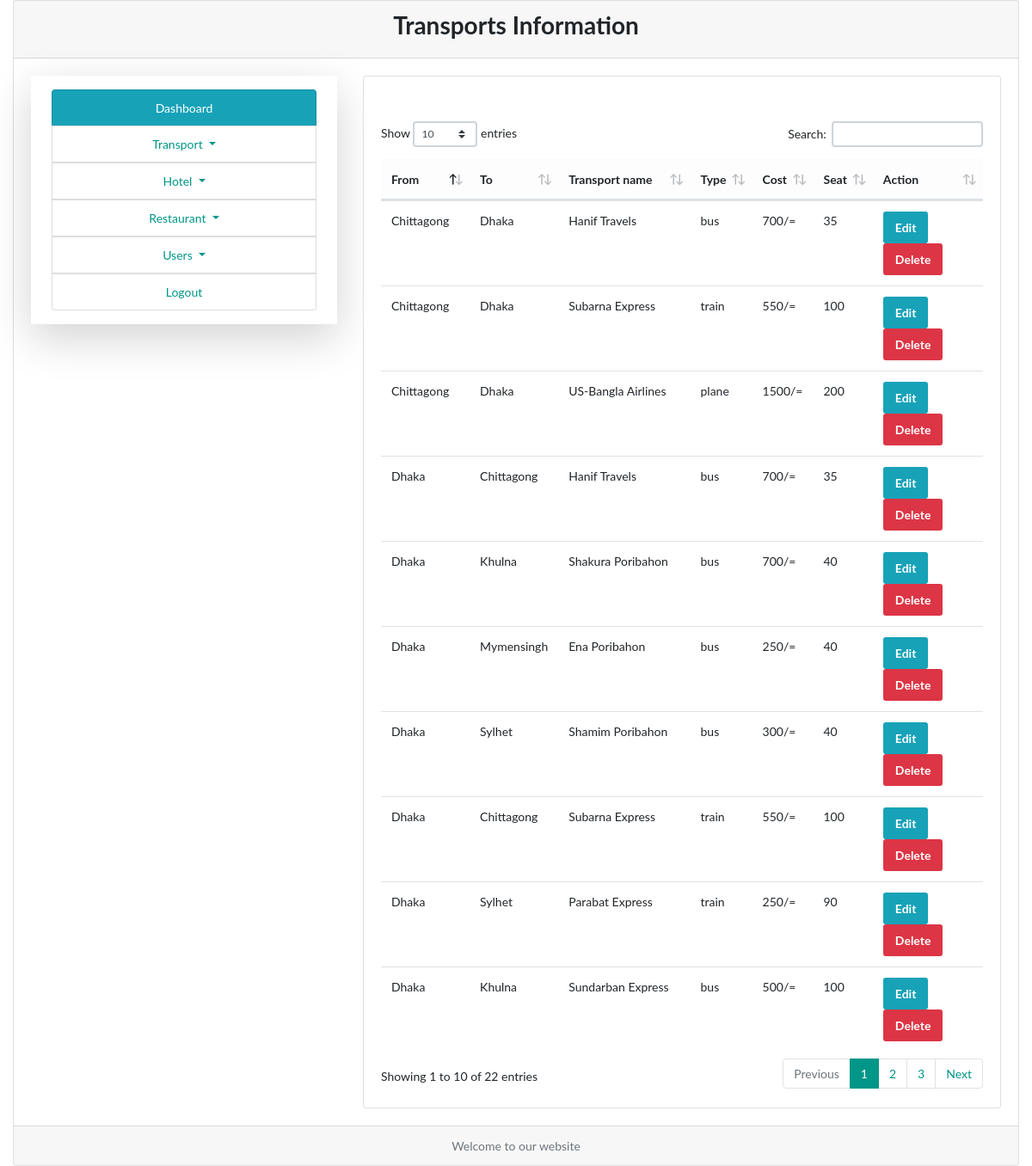
Page /all-transport.php (signed in) on the committed database.
### tables this page shows
CREATE TABLE `buss_info` (
  `id` int(99) NOT NULL,
  `bus_from` varchar(255) NOT NULL,
  `bus_to` varchar(254) NOT NULL,
  `bus_name` varchar(254) NOT NULL,
  `bus_type` varchar(99) NOT NULL,
  `cost` int(99) NOT NULL,
  `seat` int(99) NOT NULL
);

### all-transport.php (the view, shortened to what this page needs)
<?php
require_once 'functions.php';
?>
<!doctype html>
<html lang="en">
<head>
    <link rel="stylesheet" href="assets/css/datatables.min.css">
    <link rel="stylesheet" href="assets/css/main.css">
    <link rel="stylesheet" href="assets/css/style.css">
</head>
<body>
<div class="words-area">
    <div class="container-fluid">
        <div class="row">
            <div class="col-12">
                <div class="card text-center">
                    <div class="card-header ">
                        <h2>Transports Information</h2>
                    </div>
                    <div class="card-body">
                        <div class="row">
                            <div class="col-4">
                                <div class="bus-menu shadow-lg p-2">
                                    <nav class="navbar navbar-default">
                                        <ul class="nav navbar-nav">
                                            <li class="list-group-item bg-info">
                                                <a class="bg-info text-white" href="admin-dashboard.php">Dashboard</a>
                                            </li>
                                            <li class="dropdown">
                                                <a href="#" class="dropdown-toggle" data-toggle="dropdown" role="button"
                                                   aria-haspopup="true" aria-expanded="false">Transport </a>
                                            </li>
                                            <li class="dropdown">
                                                <a href="#" class="dropdown-toggle" data-toggle="dropdown" role="button"
                                                   aria-haspopup="true" aria-expanded="false">Hotel </a>
                                            </li>
                                            <li class="dropdown">
                                                <a href="#" class="dropdown-toggle" data-toggle="dropdown" role="button"
                                                   aria-haspopup="true" aria-expanded="false">Restaurant </a>
                                            </li>
                                            <li class="dropdown">
                                                <a href="#" class="dropdown-toggle" data-toggle="dropdown" role="button"
                                                   aria-haspopup="true" aria-expanded="false">Users </a>
                                            </li>
                                            <li class="list-group-item">
                                                <a href="logout.php">Logout</a>
                                            </li>
                                        </ul>
                                    </nav>
                                </div>
                            </div>
                            <div class="col-8">
                                <div class="card text-center">
                                    <div class="card-body text-left">
                                        <table class="table" id="bus_table">
                                            <thead class="table-light">
                                            <tr>
                                                <th scope="col">From</th>
                                                <th scope="col">To</th>
                                                <th scope="col">Transport name</th>
                                                <th scope="col">Type</th>
                                                <th scope="col">Cost</th>
                                                <th scope="col">Seat</th>
                                                <th scope="col">Action</th>
                                            </tr>
                                            </thead>
                                            <tbody>
                                            <?php
                                            $query = "SELECT * FROM buss_info";
                                            $result = mysqli_query($connection, $query);
                                            while ($data = mysqli_fetch_assoc($result)) {
                                                ?>
                                                <tr>
                                                    <td><?php echo $data['bus_from']; ?></td>
                                                    <td><?php echo $data['bus_to']; ?></td>
                                                    <td><?php echo $data['bus_name']; ?></td>
                                                    <td><?php echo $data['bus_type']; ?></td>
                                                    <td><?php echo $data['cost']; ?>/=</td>
                                                    <td><?php echo $data['seat']; ?></td>
                                                    <td>
                                                        <a href="edit-bus.php?edit-bus=<?php echo $data['id']; ?>"
                                                           class="btn btn-info">Edit</a>
                                                        <a onclick="return confirm('Are you sure want to delete ?')"
                                                           class="btn btn-danger"
                                                           href="?delete-bus=<?php echo $data['id']; ?>">Delete</a>
                                                    </td>
                                                </tr>
                                                <?php
                                            }
                                            ?>
                                            </tbody>
                                        </table>
                                    </div>
                                </div>
                            </div>
                        </div>
                    </div>
                    <div class="card-footer text-muted">
                        Welcome to our website
                    </div>
                </div>
            </div>
        </div>
    </div>
</div>
</body>
</html>

### assets/css/style.css (style rules this page uses)
.bus-menu ul li { padding: 10px; }
.bus-menu ul { width: 350px; }
li.dropdown { border: 1px solid #ddd; }
ul.nav.navbar-nav li { padding: 0px !important; }
ul.nav.navbar-nav li a { display: block; padding: 10px; }

### rows in the picture
buss_info: bus_from "Dhaka", bus_to "Chittagong", bus_name "Hanif Travels", bus_type "bus", cost "700", seat "35"
buss_info: bus_from "Dhaka", bus_to "Khulna", bus_name "Shakura Poribahon", bus_type "bus", cost "700", seat "40"
buss_info: bus_from "Chittagong", bus_to "Dhaka", bus_name "Hanif Travels", bus_type "bus", cost "700", seat "35"
buss_info: bus_from "Dhaka", bus_to "Mymensingh", bus_name "Ena Poribahon", bus_type "bus", cost "250", seat "40"
buss_info: bus_from "Dhaka", bus_to "Sylhet", bus_name "Shamim Poribahon", bus_type "bus", cost "300", seat "40"
buss_info: bus_from "Dhaka", bus_to "Chittagong", bus_name "Subarna Express", bus_type "train", cost "550", seat "100"
buss_info: bus_from "Chittagong", bus_to "Dhaka", bus_name "Subarna Express", bus_type "train", cost "550", seat "100"
buss_info: bus_from "Dhaka", bus_to "Sylhet", bus_name "Parabat Express", bus_type "train", cost "250", seat "90"
buss_info: bus_from "Dhaka", bus_to "Khulna", bus_name "Sundarban Express", bus_type "bus", cost "500", seat "100"
buss_info: bus_from "Chittagong", bus_to "Dhaka", bus_name "US-Bangla Airlines", bus_type "plane", cost "1500", seat "200"
